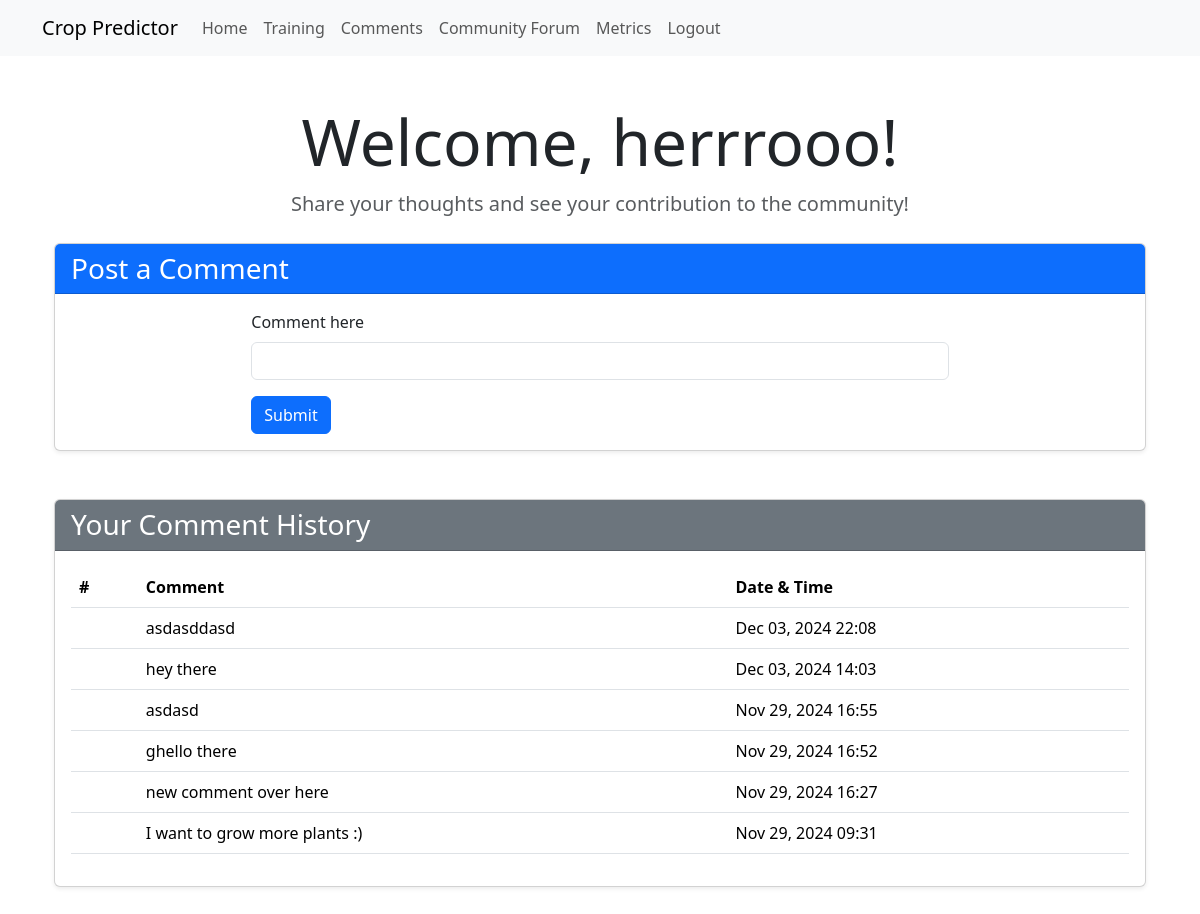
The app's page /questions/ (signed in) with its own data.
### app/models.py (models this page shows, shortened)
class User(UserMixin, db.Model):
	__tablename__ = 'user'
	id = db.Column(db.Integer, primary_key=True)
	username = db.Column(db.String(64), index=True, unique=True)
	password_hash = db.Column(db.String(128))
	questions = db.relationship('Question', backref='from_user',
								lazy='dynamic')

class Question(db.Model): # chage this to comments table
	__tablename__ = 'question'
	id = db.Column(db.Integer, primary_key=True)
	expression = db.Column(db.String(255))
	created_at = db.Column(db.DateTime, default=datetime.now())
	author = db.Column(db.Integer, db.ForeignKey('user.id'))

### app/routes.py (the view, shortened to what this page needs)
@application.route('/questions/', methods=['GET','POST'])
@login_required
def questions():
	prefix = application.wsgi_app.prefix[:-1]
	questions = current_user.questions.order_by(Question.created_at.desc()).all() # get all questions
	form = CreateQuestionForm() # create comments form
	return render_template('questions.html', title='Questions',
							user=current_user,
							questions=questions,
							form=form, prefix=prefix)

### app/forms.py
class CreateQuestionForm(FlaskForm):
	expression = StringField('Comment here', validators=[DataRequired()])
	submit = SubmitField('Submit')

### app/models.py (called while the page is built)
@login.user_loader
def load_user(id):
	return User.query.get(int(id))

### app/templates/questions.html
{% extends "base.html" %}
{% import "bootstrap5/form.html" as wtf %}
{% block app_content %}
<div class="container my-5">
    <div class="text-center mb-4">
        <h2 class="display-3">Welcome, {{ user.username }}!</h2>
        <p class="text-muted lead">Share your thoughts and see your contribution to the community!</p>
    </div>
    <div class="card shadow-sm mb-5">
        <div class="card-header bg-primary text-white">
            <h3 class="mb-0">Post a Comment</h3>
        </div>
        <div class="card-body">
            <div class="row justify-content-center">
                <div class="col-md-8">
                  {{ wtf.render_form(form)}}
                </div>
            </div>
        </div>
    </div>
    <div class="card shadow-sm">
        <div class="card-header bg-secondary text-white">
            <h3 class="mb-0">Your Comment History</h3>
        </div>
        <div class="card-body">
            {% if questions %}
            <table class="table table-hover">
                <thead class="thead-light">
                    <tr>
                        <th scope="col">#</th>
                        <th scope="col">Comment</th>
                        <th scope="col">Date & Time</th>
                    </tr>
                </thead>
                <tbody>
                    {% for question in questions %}
                    <tr>
                        <th scope="row">{{ idx }}</th>
                        <td>{{ question.expression }}</td>
                        <td>{{ question.created_at.strftime('%b %d, %Y %H:%M') }}</td>
                    </tr>
                    {% endfor %}
                </tbody>
            </table>
            {% else %}
            <p class="text-muted text-center lead">You haven't posted any comments yet. Start by adding one above!</p>
            {% endif %}
        </div>
    </div>
</div>
{% endblock %}

### app/templates/base.html (shortened to what this page needs)
<!doctype html>
<html lang="en">
  <head>
    {% block head %}
    {% block styles %}
      {{ bootstrap.load_css() }}
    {% endblock %}
    {% endblock %}
  </head>
  <body>
    {% block navbar %}
      <nav class="navbar  navbar-expand-lg navbar-light bg-light">
        <div class="container">
            <a class="navbar-brand" href="{{prefix}}{{ url_for('index') }}">Crop Predictor</a>
          <div class="collapse navbar-collapse" id="bs-example-navbar-collapse-1">
            <ul class="navbar-nav mr-auto">
              <li class="nav-item"><a class="nav-link" href="{{prefix}}{{ url_for('index') }}">Home</a></li>
              <li class="nav-item"><a class="nav-link" href = "{{prefix}}{{url_for('training')}}">Training</a></li>
              <li class="nav-item"><a class="nav-link" href="{{prefix}}{{ url_for('questions') }}">Comments</a></li>
              <li class="nav-item"><a class="nav-link" href="{{prefix}}{{ url_for('Forum') }}">Community Forum</a></li>
              <li class="nav-item"><a class="nav-link" href="{{prefix}}{{ url_for('metrics') }}">Metrics</a></li>
            </ul>
            <ul class="navbar-nav navbar-right">
              {% if current_user.is_anonymous %}
              <li class="nav-item"><a class="nav-link" href="{{prefix}}{{ url_for('login') }}">Login</a></li>
              {% else %}
              <li class="nav-item"><a class="nav-link" href="{{prefix}}{{ url_for('logout') }}">Logout</a></li>
              {% endif %}
            </ul>
          </div>
        </div>
      </nav>
    {% endblock %}
    {% block content %}
      <div class="container">
        {% block app_content %}{% endblock %}
      </div>
    {% endblock %}
  </body>
</html>

### records on screen
User: username "herrrooo"
Question: expression "asdasddasd", created_at "Dec 03, 2024 22:08"
Question: expression "hey there", created_at "Dec 03, 2024 14:03"
Question: expression "asdasd", created_at "Nov 29, 2024 16:55"
Question: expression "ghello there", created_at "Nov 29, 2024 16:52"
Question: expression "new comment over here", created_at "Nov 29, 2024 16:27"
Question: expression "I want to grow more plants :)", created_at "Nov 29, 2024 09:31"
